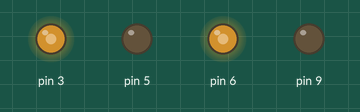
Simulated run of this sketch. Board: Arduino Uno, built with avr-gcc and run on an emulated ATmega328P. On the bench: output pins drawn as LEDs (lit = HIGH).

Above: at 0.1 s.
Timing chart, 0 to 1.6 s (numbered marks = the images above):
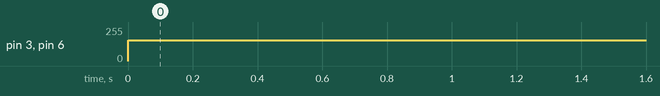

The sketch:

motor_demo.ino
```cpp
void setup()
{
  pinMode(3,OUTPUT);
  pinMode(5,OUTPUT);
  pinMode(6,OUTPUT);
  pinMode(9,OUTPUT);
}
void loop()
{
  analogWrite(3,155);
  analogWrite(5,0);    //moving forward
  analogWrite(6,155);
  analogWrite(9,0);

  //analogWrite(3,0);
  //analogWrite(5,155);  moving backwards
  //analogWrite(6,0);
  //analogWrite(9,155);

  //analogWrite(3,155);
  //analogWrite(5,0);   //turning right
  //analogWrite(6,0);
  //analogWrite(9,0);
                              //similarly do for turn left
}
```

Measured:
- by itself, pin 3, pin 6: 0/255 → 155/255 at 0.00 s
